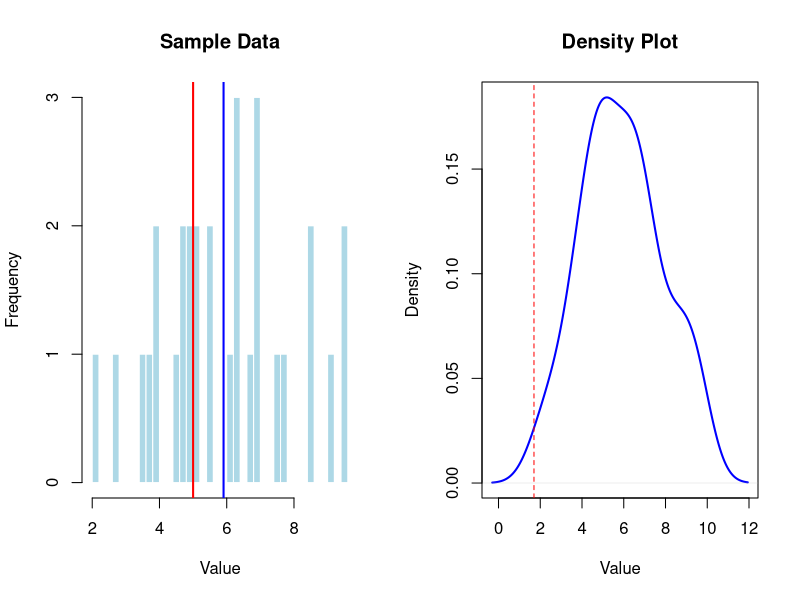

R code for this plot:
 # Parameters
 mu0 <- 5  # Null hypothesis mean
 mu1 <- 6  # True population mean
 sigma <- 2  # Population standard deviation
 n <- 30  # Sample size
 alpha <- 0.05  # Significance level
 # Generate sample data
 set.seed(123)
 sample_data <- rnorm(n, mean = mu1, sd = sigma)
 # Step 1: State hypotheses
 print("H0: mu = 5")
 print("H1: mu > 5")
 # Step 2: Choose significance level
 print(paste("Significance level (alpha):", alpha))
 # Step 3: Calculate test statistic
 t_stat <- (mean(sample_data) - mu0) / (sd(sample_data) / sqrt(n))
 print(paste("Test Statistic (t):", t_stat))
 # Step 4: Determine critical value or p-value
 critical_value <- qt(1 - alpha, df = n-1)
 p_value <- pt(t_stat, df = n-1, lower.tail = FALSE)
 print(paste("Critical Value:", critical_value))
 print(paste("P-value:", p_value))
 # Step 5: Make a decision
 if (t_stat > critical_value) {
 decision <- "Reject H0"
 } else {
 decision <- "Fail to reject H0"
 }
 print(paste("Decision:", decision))
 # Graphical Output
 par(mfrow = c(1, 2))
 # Histogram with critical region
 hist(sample_data, breaks = 30, col = "lightblue", main = "Sample Data", xlab = "Value", border = "white")
 abline(v = mu0, col = "red", lwd = 2)
 abline(v = mean(sample_data), col = "blue", lwd = 2)
# Density plot with critical region
 plot(density(sample_data), col = "blue", lwd = 2, main = "Density Plot", xlab = "Value")
 abline(v = critical_value, col = "red", lty = 2)